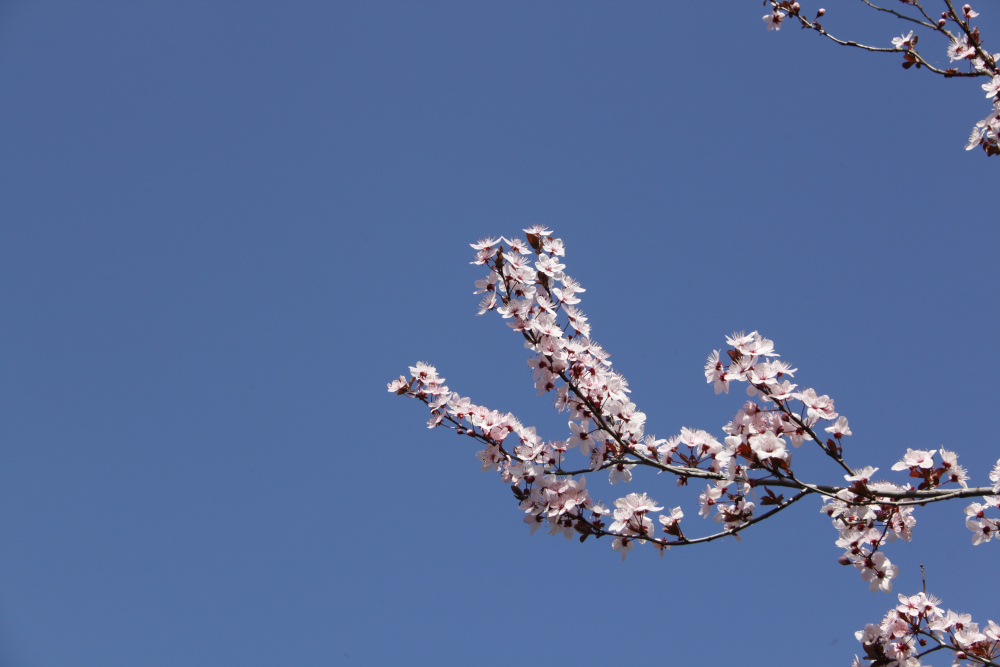
%> input picture CerisierP.jpg, 1000 x 667 px
$ octave --eval "result = transfoFourier(imread('CerisierP.jpg'));"   (GNU Octave 9; MATLAB toolbox functions it lacks are replaced by stand-ins)
%> lines starting %> are read from the running program, lines starting %| are printed output that depends on the picture
function tf = transfoFourier(image)


    taille = size(image);
%> taille = [667 1000 3]

  width = taille(2);
%> width = 1000
  height = taille(1);
%> height = 667

  TF=zeros(width,height);


  b = fft2(image);
  ma = log(1 + abs(b));
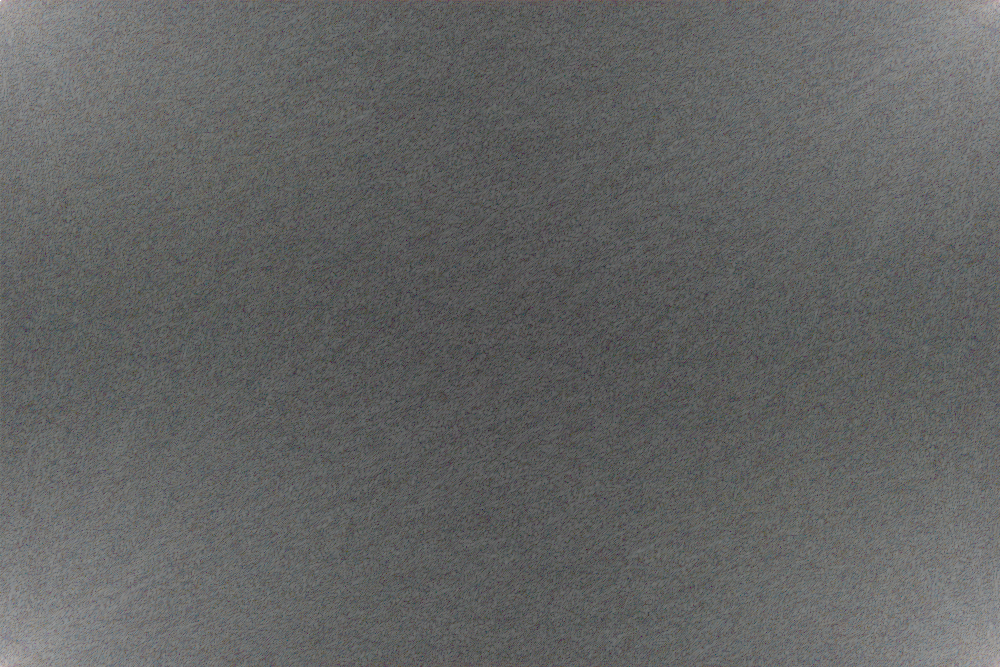
%> ma: size 667x1000x3 double; mean R, G, B 8.32, 8.38, 8.34; drawn with min black and max white


  tf = ma;


  fftLigne= fft(image,[],1);
  fftColonne= fft(image,[],2);

  amplitude = log(1 + abs(fftColonne));
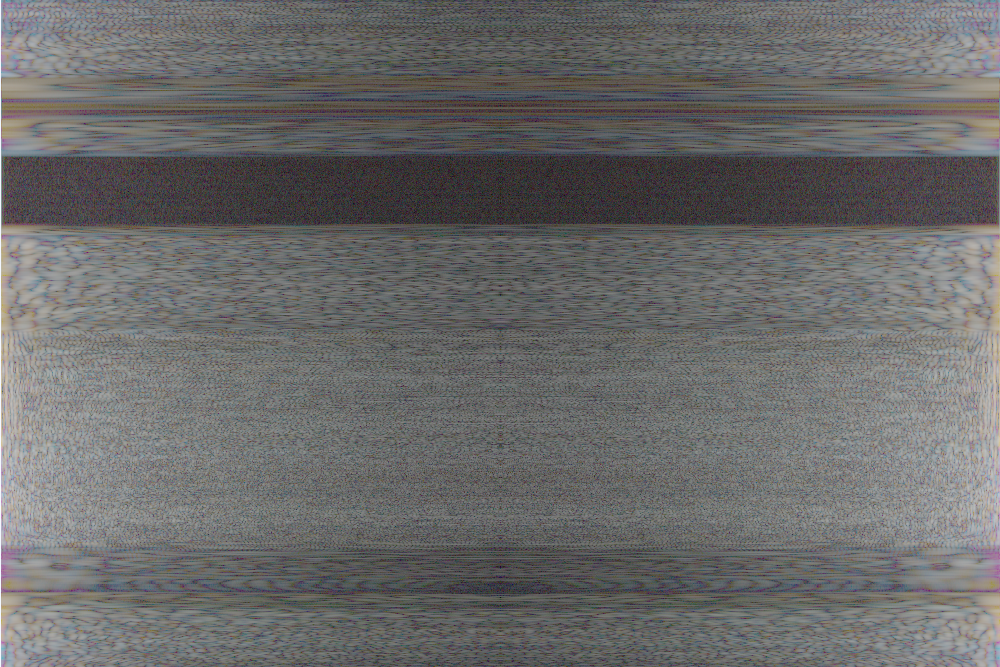
%> amplitude: size 667x1000x3 double; mean R, G, B 5.04, 5.03, 5.01; drawn with min black and max white
  amplitude;

  figure(7);
  imshow(amplitude);
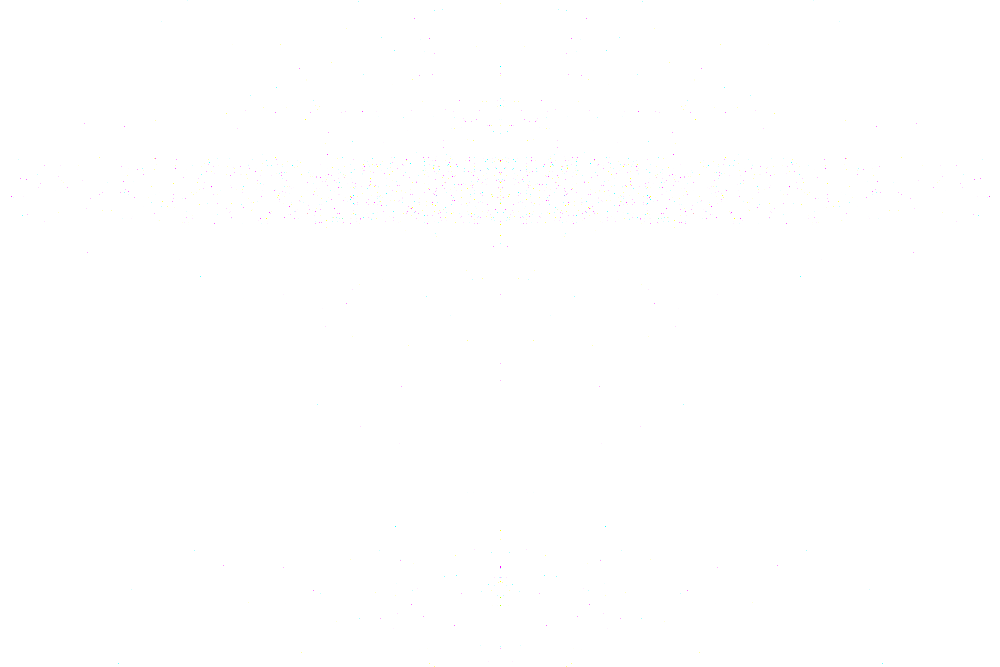
%> displayed picture: size 667x1000x3, on the screen's scale of 0 to 255; mean R, G, B 255, 254.9, 254.9


  endfunction
